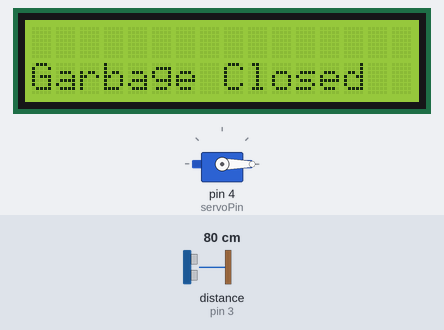
The sketch below on a simulated Arduino Uno, built with avr-gcc and run on an emulated ATmega328P. On the bench: servo, 16×2 character LCD. Wiring (inferred from the names in the program): ultrasonic range finder: trigger pin 2; echo pin 3. Inputs (shaded band) come from the test bench; at power-on: distance to the obstacle (sensor on pin 3) 80 cm. The echo pulse lasts 58.3 µs per cm.

Above: at 1.2 s.
1.3 s: distance to the obstacle (sensor on pin 3) set to 12 cm
2.8 s: distance to the obstacle (sensor on pin 3) set to 9 cm
At 3.9 s:
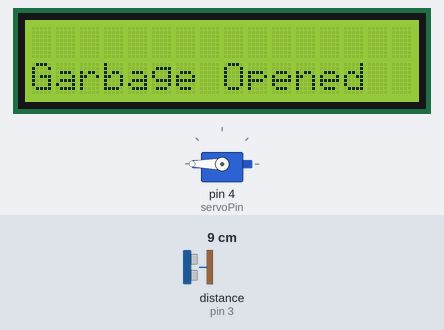
4.6 s: distance to the obstacle (sensor on pin 3) set to 18 cm
At 5.4 s:
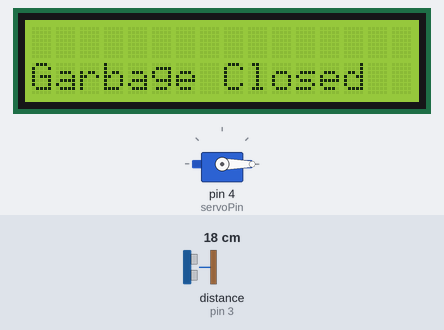
6.2 s: distance to the obstacle (sensor on pin 3) set to 2 cm
At 6.9 s:
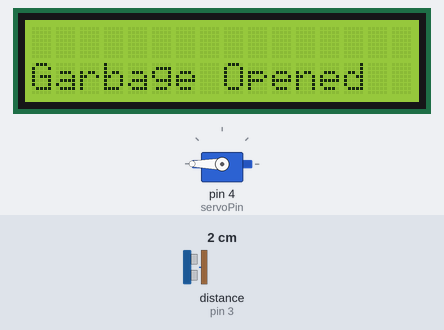
Timing chart, 0 to 8.7 s (numbered marks = the images above; inputs shaded):
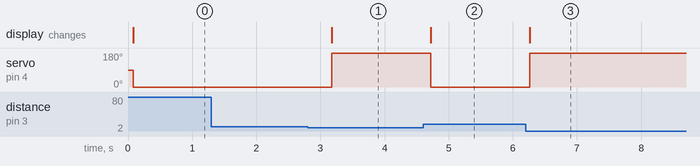

Measured:
- the behaviour switches between 11 and 10 cm on distance to the obstacle (sensor on pin 3) (found by bisection; images 0 and 1)
- after the input at 1.3 s, every drawn part: stays the same
- after the input at 2.8 s, servo on pin 4 (servoPin): 0° → 180° after 0.38 s; the display: changes after 0.38 s (image 1)
- after the input at 4.6 s, servo on pin 4 (servoPin): 180° → 0° after 0.12 s; the display: changes after 0.12 s (image 2)
- after the input at 6.2 s, servo on pin 4 (servoPin): 0° → 180° after 0.06 s; the display: changes after 0.06 s (image 3)

The sketch:

tempat_sampah_2.0.ino
```cpp
#include <Wire.h>
#include <LiquidCrystal_I2C.h>
#include <Servo.h>

#define trigPin 2
#define echoPin 3
#define servoPin 4

LiquidCrystal_I2C lcd(0x27, 16, 2);
Servo myservo;

void setup() {
  pinMode(trigPin, OUTPUT);
  pinMode(echoPin, INPUT);
  myservo.attach(servoPin);
  lcd.init();
  lcd.backlight();
}

void loop() {
  long duration, cm;
  digitalWrite(trigPin, LOW);
  delayMicroseconds(2);
  digitalWrite(trigPin, HIGH);
  delayMicroseconds(10);
  digitalWrite(trigPin, LOW);
  duration = pulseIn(echoPin, HIGH);
  cm = duration / 58;
  if (cm < 10) {
    myservo.write(270);
    lcd.setCursor(0,1);
    lcd.print("Garbage Open");
  } else {
    myservo.write(0);
    lcd.setCursor(0,1);
    lcd.print("Garbage Closed");
  }
  delay(500);
}
```
